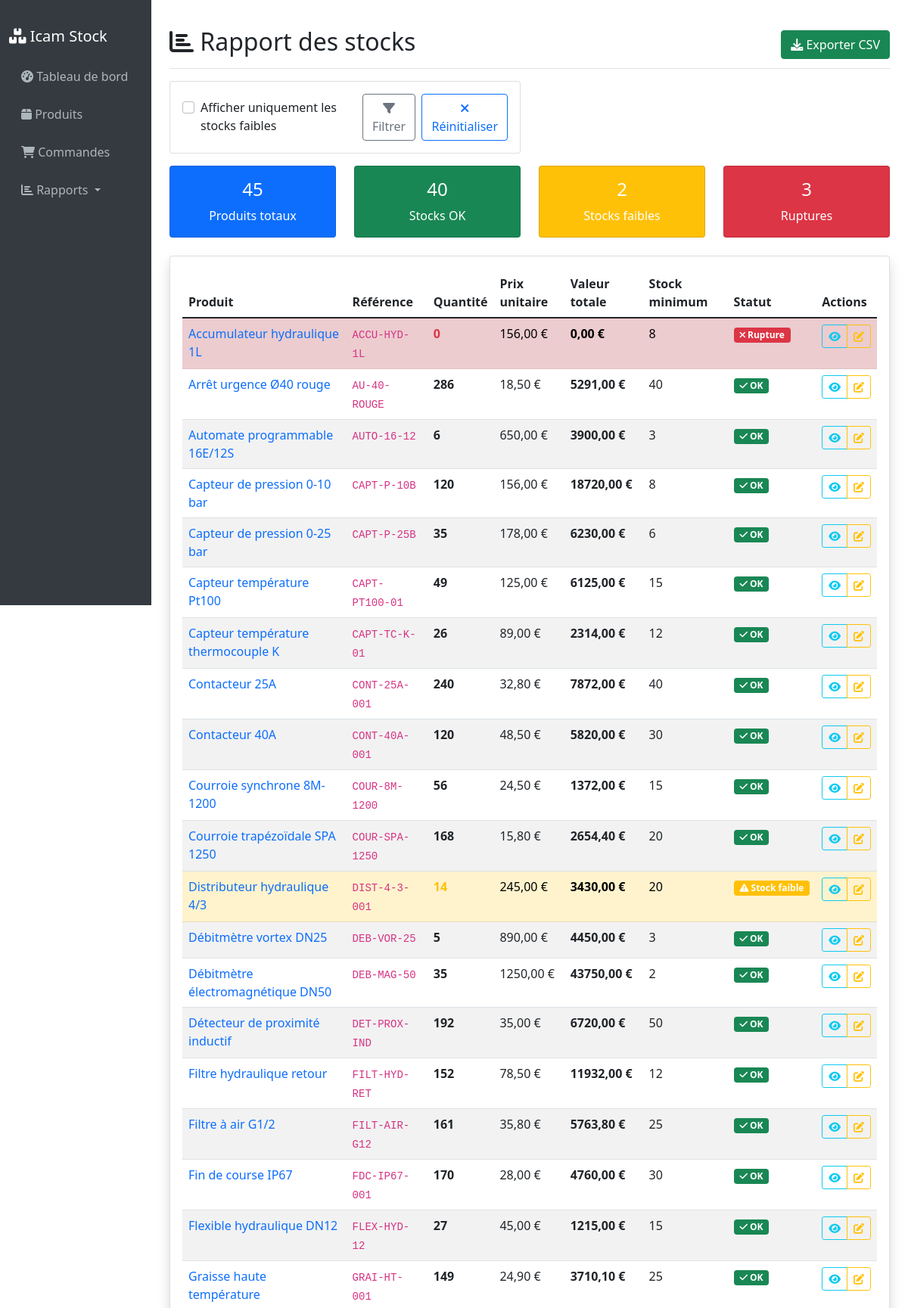
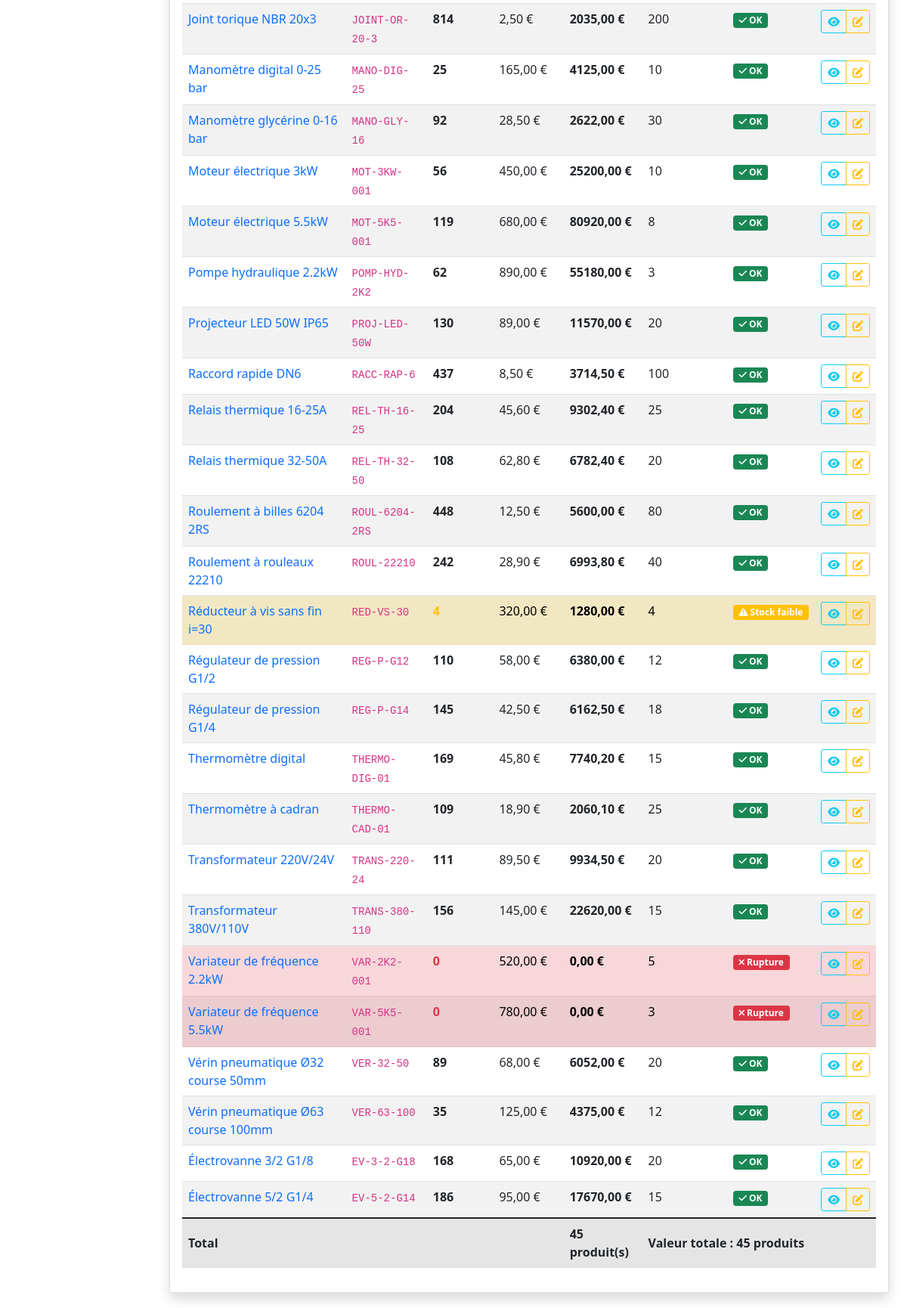
The page /reports/stock/ on the database its author committed (2 pictures, top to bottom).
### inventory/models.py (models this page shows, shortened)
class Product(models.Model):
    name = models.CharField(max_length=255, verbose_name="Nom du produit")
    reference = models.CharField(max_length=100, unique=True, verbose_name="Référence")
    description = models.TextField(blank=True, verbose_name="Description")
    quantity = models.PositiveIntegerField(default=0, verbose_name="Quantité en stock")
    price = models.DecimalField(
        max_digits=10,
        decimal_places=2,
        validators=[MinValueValidator(Decimal('0.01'))],
        verbose_name="Prix unitaire"
    )
    min_stock_level = models.PositiveIntegerField(default=10, verbose_name="Niveau de stock minimum")
    created_at = models.DateTimeField(auto_now_add=True)
    updated_at = models.DateTimeField(auto_now=True)
    class Meta:
        verbose_name = "Produit"
        verbose_name_plural = "Produits"
        ordering = ['name']
    @property
    def is_low_stock(self):
        return self.quantity <= self.min_stock_level
    @property
    def total_value(self):
        return self.quantity * self.price

### inventory/views.py (the view)
# urls.py: path('reports/stock/', views.stock_report, name='stock_report'),
def stock_report(request):
    products = Product.objects.all().order_by('name')
    low_stock_only = request.GET.get('low_stock')
    if low_stock_only:
        products = products.filter(quantity__lte=F('min_stock_level'))
    all_products = Product.objects.all()
    out_of_stock = all_products.filter(quantity=0).count()
    low_stock = all_products.filter(quantity__lte=F('min_stock_level'), quantity__gt=0).count()
    ok_stock = all_products.filter(quantity__gt=F('min_stock_level')).count()
    context = {
        'products': products,
        'low_stock_only': low_stock_only,
        'out_of_stock_count': out_of_stock,
        'low_stock_count': low_stock,
        'ok_stock_count': ok_stock,
    }
    return render(request, 'inventory/stock_report.html', context)

### inventory/templates/inventory/stock_report.html (shortened to what this page needs)
{% extends 'inventory/layouts/base.html' %}
{% block content %}
<div class="d-flex justify-content-between flex-wrap flex-md-nowrap align-items-center pt-3 pb-2 mb-3 border-bottom">
    <h1 class="h2"><i class="fas fa-chart-bar"></i> Rapport des stocks</h1>
    <div class="btn-toolbar mb-2 mb-md-0">
        <a href="{% url 'export_stock_csv' %}" class="btn btn-success">
            <i class="fas fa-download"></i> Exporter CSV
        </a>
    </div>
</div>
<div class="row mb-3">
    <div class="col-md-6">
        <div class="card">
            <div class="card-body">
                <form method="get" class="d-flex align-items-center">
                    <div class="form-check me-3">
                        <input class="form-check-input" type="checkbox" name="low_stock" value="1"
                               {% if low_stock_only %}checked{% endif %} id="low_stock_filter">
                        <label class="form-check-label" for="low_stock_filter">
                            Afficher uniquement les stocks faibles
                        </label>
                    </div>
                    <button class="btn btn-outline-secondary" type="submit">
                        <i class="fas fa-filter"></i> Filtrer
                    </button>
                    <a href="{% url 'stock_report' %}" class="btn btn-outline-primary ms-2">
                        <i class="fas fa-times"></i> Réinitialiser
                    </a>
                </form>
            </div>
        </div>
    </div>
</div>
<div class="row mb-4">
    <div class="col-md-3">
        <div class="card bg-primary text-white">
            <div class="card-body text-center">
                <h4>{{ products|length }}</h4>
                <p class="mb-0">Produits totaux</p>
            </div>
        </div>
    </div>
    <div class="col-md-3">
        <div class="card bg-success text-white">
            <div class="card-body text-center">
                <h4>{{ ok_stock_count }}</h4>
                <p class="mb-0">Stocks OK</p>
            </div>
        </div>
    </div>
    <div class="col-md-3">
        <div class="card bg-warning text-white">
            <div class="card-body text-center">
                <h4>{{ low_stock_count }}</h4>
                <p class="mb-0">Stocks faibles</p>
            </div>
        </div>
    </div>
    <div class="col-md-3">
        <div class="card bg-danger text-white">
            <div class="card-body text-center">
                <h4>{{ out_of_stock_count }}</h4>
                <p class="mb-0">Ruptures</p>
            </div>
        </div>
    </div>
</div>
<div class="card shadow">
    <div class="card-body">
        {% if products %}
            <div class="table-responsive">
                <table class="table table-striped">
                    <thead>
                        <tr>
                            <th>Produit</th>
                            <th>Référence</th>
                            <th>Quantité</th>
                            <th>Prix unitaire</th>
                            <th>Valeur totale</th>
                            <th>Stock minimum</th>
                            <th>Statut</th>
                            <th>Actions</th>
                        </tr>
                    </thead>
                    <tbody>
                        {% for product in products %}
                        <tr class="{% if product.quantity == 0 %}table-danger{% elif product.is_low_stock %}table-warning{% endif %}">
                            <td>
                                <a href="{% url 'product_detail' product.pk %}" class="text-decoration-none">
                                    {{ product.name }}
                                </a>
                            </td>
                            <td><code>{{ product.reference }}</code></td>
                            <td>
                                <span class="{% if product.quantity == 0 %}text-danger{% elif product.is_low_stock %}text-warning{% endif %}">
                                    <strong>{{ product.quantity }}</strong>
                                </span>
                            </td>
                            <td>{{ product.price|floatformat:2 }} €</td>
                            <td><strong>{{ product.total_value|floatformat:2 }} €</strong></td>
                            <td>{{ product.min_stock_level }}</td>
                            <td>
                                {% if product.quantity == 0 %}
                                    <span class="badge bg-danger">
                                        <i class="fas fa-times"></i> Rupture
                                    </span>
                                {% elif product.is_low_stock %}
                                    <span class="badge bg-warning">
                                        <i class="fas fa-exclamation-triangle"></i> Stock faible
                                    </span>
                                {% else %}
                                    <span class="badge bg-success">
                                        <i class="fas fa-check"></i> OK
                                    </span>
                                {% endif %}
                            </td>
                            <td>
                                <div class="btn-group btn-group-sm" role="group">
                                    <a href="{% url 'product_detail' product.pk %}" class="btn btn-outline-info">
                                        <i class="fas fa-eye"></i>
                                    </a>
                                    <a href="{% url 'product_update' product.pk %}" class="btn btn-outline-warning">
                                        <i class="fas fa-edit"></i>
                                    </a>
                                </div>
                            </td>
                        </tr>
                        {% endfor %}
                    </tbody>
                    <tfoot>
                        <tr class="table-active">
                            <td colspan="4"><strong>Total</strong></td>
                            <td><strong>{{ products|length }} produit(s)</strong></td>
                            <td colspan="3">
                                <strong>
                                    Valeur totale :
                                    {% widthratio products 1 1 as total_value %}
                                    {{ products|length|add:0 }} produits
                                </strong>
                            </td>
                        </tr>
                    </tfoot>
                </table>
            </div>
        {% endif %}
    </div>
</div>
{% endblock %}

### rows shown on the page
Product: name "Accumulateur hydraulique 1L", reference "ACCU-HYD-1L", quantity "0", price "156,00", total_value "0,00", min_stock_level "8", shows "Rupture"
Product: name "Arrêt urgence Ø40 rouge", reference "AU-40-ROUGE", quantity "286", price "18,50", total_value "5291,00", min_stock_level "40", shows "OK"
Product: name "Automate programmable 16E/12S", reference "AUTO-16-12", quantity "6", price "650,00", total_value "3900,00", min_stock_level "3", shows "OK"
Product: name "Capteur de pression 0-10 bar", reference "CAPT-P-10B", quantity "120", price "156,00", total_value "18720,00", min_stock_level "8", shows "OK"
Product: name "Capteur de pression 0-25 bar", reference "CAPT-P-25B", quantity "35", price "178,00", total_value "6230,00", min_stock_level "6", shows "OK"
Product: name "Capteur température Pt100", reference "CAPT-PT100-01", quantity "49", price "125,00", total_value "6125,00", min_stock_level "15", shows "OK"
Product: name "Capteur température thermocouple K", reference "CAPT-TC-K-01", quantity "26", price "89,00", total_value "2314,00", min_stock_level "12", shows "OK"
Product: name "Contacteur 25A", reference "CONT-25A-001", quantity "240", price "32,80", total_value "7872,00", min_stock_level "40", shows "OK"
Product: name "Contacteur 40A", reference "CONT-40A-001", quantity "120", price "48,50", total_value "5820,00", min_stock_level "30", shows "OK"
Product: name "Courroie synchrone 8M-1200", reference "COUR-8M-1200", quantity "56", price "24,50", total_value "1372,00", min_stock_level "15", shows "OK"
Product: name "Courroie trapézoïdale SPA 1250", reference "COUR-SPA-1250", quantity "168", price "15,80", total_value "2654,40", min_stock_level "20", shows "OK"
Product: name "Distributeur hydraulique 4/3", reference "DIST-4-3-001", quantity "14", price "245,00", total_value "3430,00", min_stock_level "20", shows "Stock faible"
Product: name "Débitmètre vortex DN25", reference "DEB-VOR-25", quantity "5", price "890,00", total_value "4450,00", min_stock_level "3", shows "OK"
Product: name "Débitmètre électromagnétique DN50", reference "DEB-MAG-50", quantity "35", price "1250,00", total_value "43750,00", min_stock_level "2", shows "OK"
Product: name "Détecteur de proximité inductif", reference "DET-PROX-IND", quantity "192", price "35,00", total_value "6720,00", min_stock_level "50", shows "OK"
Product: name "Filtre hydraulique retour", reference "FILT-HYD-RET", quantity "152", price "78,50", total_value "11932,00", min_stock_level "12", shows "OK"
Product: name "Filtre à air G1/2", reference "FILT-AIR-G12", quantity "161", price "35,80", total_value "5763,80", min_stock_level "25", shows "OK"
Product: name "Fin de course IP67", reference "FDC-IP67-001", quantity "170", price "28,00", total_value "4760,00", min_stock_level "30", shows "OK"
Product: name "Flexible hydraulique DN12", reference "FLEX-HYD-12", quantity "27", price "45,00", total_value "1215,00", min_stock_level "15", shows "OK"
Product: name "Graisse haute température", reference "GRAI-HT-001", quantity "149", price "24,90", total_value "3710,10", min_stock_level "25", shows "OK"
Product: name "Joint torique NBR 20x3", reference "JOINT-OR-20-3", quantity "814", price "2,50", total_value "2035,00", min_stock_level "200", shows "OK"
Product: name "Manomètre digital 0-25 bar", reference "MANO-DIG-25", quantity "25", price "165,00", total_value "4125,00", min_stock_level "10", shows "OK"
Product: name "Manomètre glycérine 0-16 bar", reference "MANO-GLY-16", quantity "92", price "28,50", total_value "2622,00", min_stock_level "30", shows "OK"
Product: name "Moteur électrique 3kW", reference "MOT-3KW-001", quantity "56", price "450,00", total_value "25200,00", min_stock_level "10", shows "OK"
Product: name "Moteur électrique 5.5kW", reference "MOT-5K5-001", quantity "119", price "680,00", total_value "80920,00", min_stock_level "8", shows "OK"
Product: name "Pompe hydraulique 2.2kW", reference "POMP-HYD-2K2", quantity "62", price "890,00", total_value "55180,00", min_stock_level "3", shows "OK"
Product: name "Projecteur LED 50W IP65", reference "PROJ-LED-50W", quantity "130", price "89,00", total_value "11570,00", min_stock_level "20", shows "OK"
Product: name "Raccord rapide DN6", reference "RACC-RAP-6", quantity "437", price "8,50", total_value "3714,50", min_stock_level "100", shows "OK"
Product: name "Relais thermique 16-25A", reference "REL-TH-16-25", quantity "204", price "45,60", total_value "9302,40", min_stock_level "25", shows "OK"
Product: name "Relais thermique 32-50A", reference "REL-TH-32-50", quantity "108", price "62,80", total_value "6782,40", min_stock_level "20", shows "OK"
Product: name "Roulement à billes 6204 2RS", reference "ROUL-6204-2RS", quantity "448", price "12,50", total_value "5600,00", min_stock_level "80", shows "OK"
Product: name "Roulement à rouleaux 22210", reference "ROUL-22210", quantity "242", price "28,90", total_value "6993,80", min_stock_level "40", shows "OK"
Product: name "Réducteur à vis sans fin i=30", reference "RED-VS-30", quantity "4", price "320,00", total_value "1280,00", min_stock_level "4", shows "Stock faible"
Product: name "Régulateur de pression G1/2", reference "REG-P-G12", quantity "110", price "58,00", total_value "6380,00", min_stock_level "12", shows "OK"
Product: name "Régulateur de pression G1/4", reference "REG-P-G14", quantity "145", price "42,50", total_value "6162,50", min_stock_level "18", shows "OK"
Product: name "Thermomètre digital", reference "THERMO-DIG-01", quantity "169", price "45,80", total_value "7740,20", min_stock_level "15", shows "OK"
Product: name "Thermomètre à cadran", reference "THERMO-CAD-01", quantity "109", price "18,90", total_value "2060,10", min_stock_level "25", shows "OK"
Product: name "Transformateur 220V/24V", reference "TRANS-220-24", quantity "111", price "89,50", total_value "9934,50", min_stock_level "20", shows "OK"
Product: name "Transformateur 380V/110V", reference "TRANS-380-110", quantity "156", price "145,00", total_value "22620,00", min_stock_level "15", shows "OK"
Product: name "Variateur de fréquence 2.2kW", reference "VAR-2K2-001", quantity "0", price "520,00", total_value "0,00", min_stock_level "5", shows "Rupture"
Product: name "Variateur de fréquence 5.5kW", reference "VAR-5K5-001", quantity "0", price "780,00", total_value "0,00", min_stock_level "3", shows "Rupture"
Product: name "Vérin pneumatique Ø32 course 50mm", reference "VER-32-50", quantity "89", price "68,00", total_value "6052,00", min_stock_level "20", shows "OK"
Product: name "Vérin pneumatique Ø63 course 100mm", reference "VER-63-100", quantity "35", price "125,00", total_value "4375,00", min_stock_level "12", shows "OK"
Product: name "Électrovanne 3/2 G1/8", reference "EV-3-2-G18", quantity "168", price "65,00", total_value "10920,00", min_stock_level "20", shows "OK"
Product: name "Électrovanne 5/2 G1/4", reference "EV-5-2-G14", quantity "186", price "95,00", total_value "17670,00", min_stock_level "15", shows "OK"

### other values the page prints
{{ products|length }} "45"
{{ ok_stock_count }} "40"
{{ low_stock_count }} "2"
{{ out_of_stock_count }} "3"
{{ products|length|add:0 }} "45"
